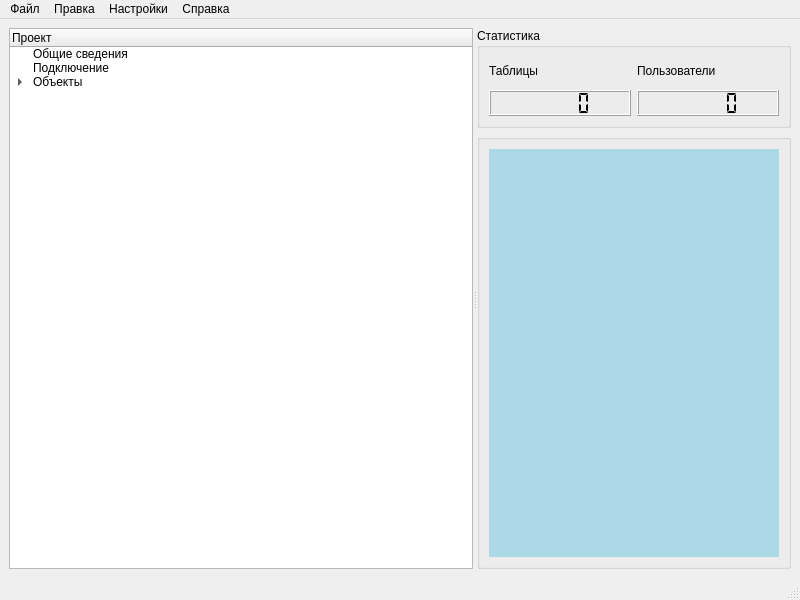
<?xml version="1.0" encoding="UTF-8"?>
<ui version="4.0">
 <class>MainWindow</class>
 <widget class="QMainWindow" name="MainWindow">
  <property name="geometry">
   <rect>
    <x>0</x>
    <y>0</y>
    <width>800</width>
    <height>600</height>
   </rect>
  </property>
  <property name="windowTitle">
   <string>MainWindow</string>
  </property>
  <widget class="QWidget" name="centralwidget">
   <layout class="QGridLayout" name="gridLayout_3">
    <item row="0" column="0">
     <widget class="QSplitter" name="splitter">
      <property name="orientation">
       <enum>Qt::Horizontal</enum>
      </property>
      <widget class="QTreeWidget" name="treeWidget">
       <property name="frameShadow">
        <enum>QFrame::Sunken</enum>
       </property>
       <property name="tabKeyNavigation">
        <bool>false</bool>
       </property>
       <property name="showDropIndicator" stdset="0">
        <bool>true</bool>
       </property>
       <property name="alternatingRowColors">
        <bool>false</bool>
       </property>
       <property name="textElideMode">
        <enum>Qt::ElideRight</enum>
       </property>
       <property name="horizontalScrollMode">
        <enum>QAbstractItemView::ScrollPerPixel</enum>
       </property>
       <property name="rootIsDecorated">
        <bool>true</bool>
       </property>
       <property name="uniformRowHeights">
        <bool>false</bool>
       </property>
       <property name="sortingEnabled">
        <bool>false</bool>
       </property>
       <property name="allColumnsShowFocus">
        <bool>false</bool>
       </property>
       <property name="headerHidden">
        <bool>false</bool>
       </property>
       <property name="expandsOnDoubleClick">
        <bool>true</bool>
       </property>
       <attribute name="headerCascadingSectionResizes">
        <bool>false</bool>
       </attribute>
       <column>
        <property name="text">
         <string>Проект</string>
        </property>
       </column>
       <item>
        <property name="text">
         <string>Общие сведения</string>
        </property>
       </item>
       <item>
        <property name="text">
         <string>Подключение</string>
        </property>
       </item>
       <item>
        <property name="text">
         <string>Объекты</string>
        </property>
        <item>
         <property name="text">
          <string>Таблицы</string>
         </property>
        </item>
        <item>
         <property name="text">
          <string>Пользователи</string>
         </property>
        </item>
       </item>
      </widget>
      <widget class="QWidget" name="">
       <layout class="QVBoxLayout" name="verticalLayout_3">
        <property name="sizeConstraint">
         <enum>QLayout::SetDefaultConstraint</enum>
        </property>
        <item>
         <widget class="QGroupBox" name="groupBox_2">
          <property name="enabled">
           <bool>true</bool>
          </property>
          <property name="sizePolicy">
           <sizepolicy hsizetype="Preferred" vsizetype="Preferred">
            <horstretch>0</horstretch>
            <verstretch>0</verstretch>
           </sizepolicy>
          </property>
          <property name="maximumSize">
           <size>
            <width>16777215</width>
            <height>100</height>
           </size>
          </property>
          <property name="title">
           <string>Статистика</string>
          </property>
          <layout class="QGridLayout" name="gridLayout_2">
           <property name="sizeConstraint">
            <enum>QLayout::SetDefaultConstraint</enum>
           </property>
           <item row="0" column="0">
            <layout class="QHBoxLayout" name="horizontalLayout">
             <item>
              <layout class="QVBoxLayout" name="verticalLayout">
               <item>
                <widget class="QLabel" name="label">
                 <property name="text">
                  <string>Таблицы</string>
                 </property>
                </widget>
               </item>
               <item>
                <widget class="QLCDNumber" name="lcdNumber">
                 <property name="tabletTracking">
                  <bool>false</bool>
                 </property>
                 <property name="styleSheet">
                  <string notr="true"/>
                 </property>
                 <property name="smallDecimalPoint">
                  <bool>false</bool>
                 </property>
                 <property name="segmentStyle">
                  <enum>QLCDNumber::Flat</enum>
                 </property>
                </widget>
               </item>
              </layout>
             </item>
             <item>
              <layout class="QVBoxLayout" name="verticalLayout_2">
               <item>
                <widget class="QLabel" name="label_2">
                 <property name="text">
                  <string>Пользователи</string>
                 </property>
                </widget>
               </item>
               <item>
                <widget class="QLCDNumber" name="lcdNumber_2">
                 <property name="tabletTracking">
                  <bool>false</bool>
                 </property>
                 <property name="styleSheet">
                  <string notr="true"/>
                 </property>
                 <property name="smallDecimalPoint">
                  <bool>false</bool>
                 </property>
                 <property name="segmentStyle">
                  <enum>QLCDNumber::Flat</enum>
                 </property>
                </widget>
               </item>
              </layout>
             </item>
            </layout>
           </item>
          </layout>
         </widget>
        </item>
        <item>
         <widget class="QGroupBox" name="groupBox">
          <property name="title">
           <string/>
          </property>
          <layout class="QGridLayout" name="gridLayout">
           <item row="0" column="0">
            <widget class="QWidget" name="widget" native="true">
             <property name="styleSheet">
              <string notr="true">QWidget {
background-color: lightblue;
}</string>
             </property>
            </widget>
           </item>
          </layout>
         </widget>
        </item>
       </layout>
      </widget>
     </widget>
    </item>
   </layout>
  </widget>
  <widget class="QMenuBar" name="menubar">
   <property name="geometry">
    <rect>
     <x>0</x>
     <y>0</y>
     <width>800</width>
     <height>21</height>
    </rect>
   </property>
   <widget class="QMenu" name="menu">
    <property name="title">
     <string>Файл</string>
    </property>
    <addaction name="action"/>
    <addaction name="separator"/>
    <addaction name="action_3"/>
   </widget>
   <widget class="QMenu" name="menu_2">
    <property name="title">
     <string>Справка</string>
    </property>
    <addaction name="action_Qt"/>
   </widget>
   <widget class="QMenu" name="menu_3">
    <property name="title">
     <string>Правка</string>
    </property>
   </widget>
   <widget class="QMenu" name="menu_4">
    <property name="title">
     <string>Настройки</string>
    </property>
    <widget class="QMenu" name="menu_5">
     <property name="title">
      <string>Язык</string>
     </property>
     <addaction name="action_5"/>
     <addaction name="actionEnglish"/>
    </widget>
    <addaction name="menu_5"/>
   </widget>
   <addaction name="menu"/>
   <addaction name="menu_3"/>
   <addaction name="menu_4"/>
   <addaction name="menu_2"/>
  </widget>
  <widget class="QStatusBar" name="statusbar"/>
  <action name="action">
   <property name="text">
    <string>Открыть</string>
   </property>
  </action>
  <action name="action_3">
   <property name="text">
    <string>Выход</string>
   </property>
  </action>
  <action name="action_Qt">
   <property name="text">
    <string>О Qt</string>
   </property>
  </action>
  <action name="action_5">
   <property name="text">
    <string>Русский</string>
   </property>
  </action>
  <action name="actionEnglish">
   <property name="text">
    <string>English</string>
   </property>
  </action>
 </widget>
 <resources/>
 <connections/>
</ui>
